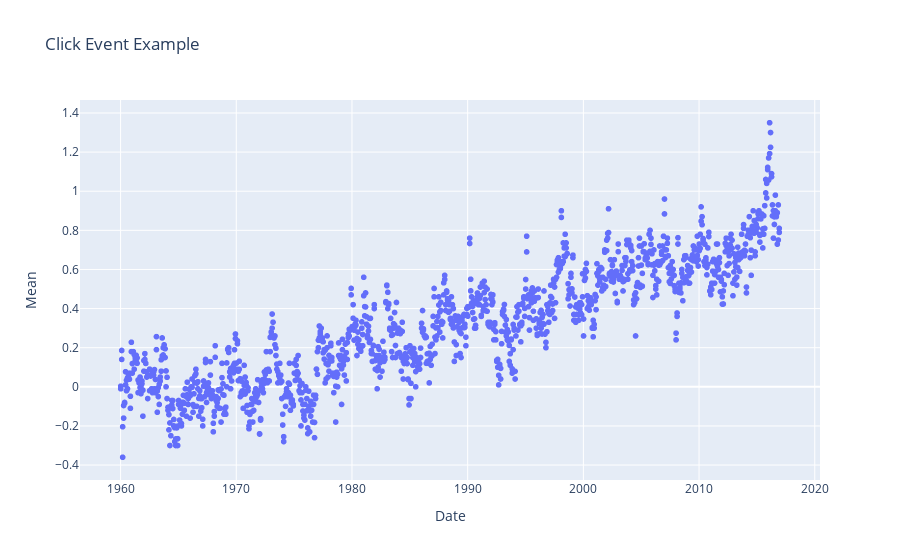

The notebook cell saved with this chart:
### Code cell
import plotly.express as px
import plotly.graph_objs as go
from plotly.subplots import make_subplots
import ipywidgets as widgets
from IPython.display import display, clear_output

# Create some sample data
import pandas as pd
x = df['Date'].values
y = df['Mean'].values


# Create a scatter plot
fig = px.scatter(df, x='Date', y='Mean', title='Interactive Temperature')

# Create an empty output widget to display click event info
output = widgets.Output()

# Define a function to handle click events
def handle_click(trace, points, state):
    with output:
        output.clear_output()
        if points.point_inds:
            index = points.point_inds[0]
            x = data.loc[index, 'X']
            y = data.loc[index, 'Y']
            print(f"Clicked point at X={x}, Y={y}")

# Attach the click event handler to the scatter plot
fig.data[0].on_click(handle_click)

# Display the scatter plot and the output widget
display(fig)
display(output)

### Figure 1 — Plotly figure (JSON) as saved in the notebook; plotly's stock layout.template omitted (floating-point values rounded to 4 significant figures; data arrays with more than 128 entries replaced by an {"elided": "..."} marker saying what was removed)
{"data": [{"hovertemplate": "Date=%{x}<br>Mean=%{y}<extra></extra>", "legendgroup": "", "marker": {"color": "#636efa", "symbol": "circle"}, "mode": "markers", "name": "", "showlegend": false, "type": "scattergl", "x": {"elided": "1368 float values"}, "xaxis": "x", "y": {"elided": "1368 float values"}, "yaxis": "y"}], "layout": {"legend": {"tracegroupgap": 0}, "title": {"text": "Click Event Example"}, "xaxis": {"anchor": "y", "domain": [0, 1], "title": {"text": "Date"}}, "yaxis": {"anchor": "x", "domain": [0, 1], "title": {"text": "Mean"}}}}
